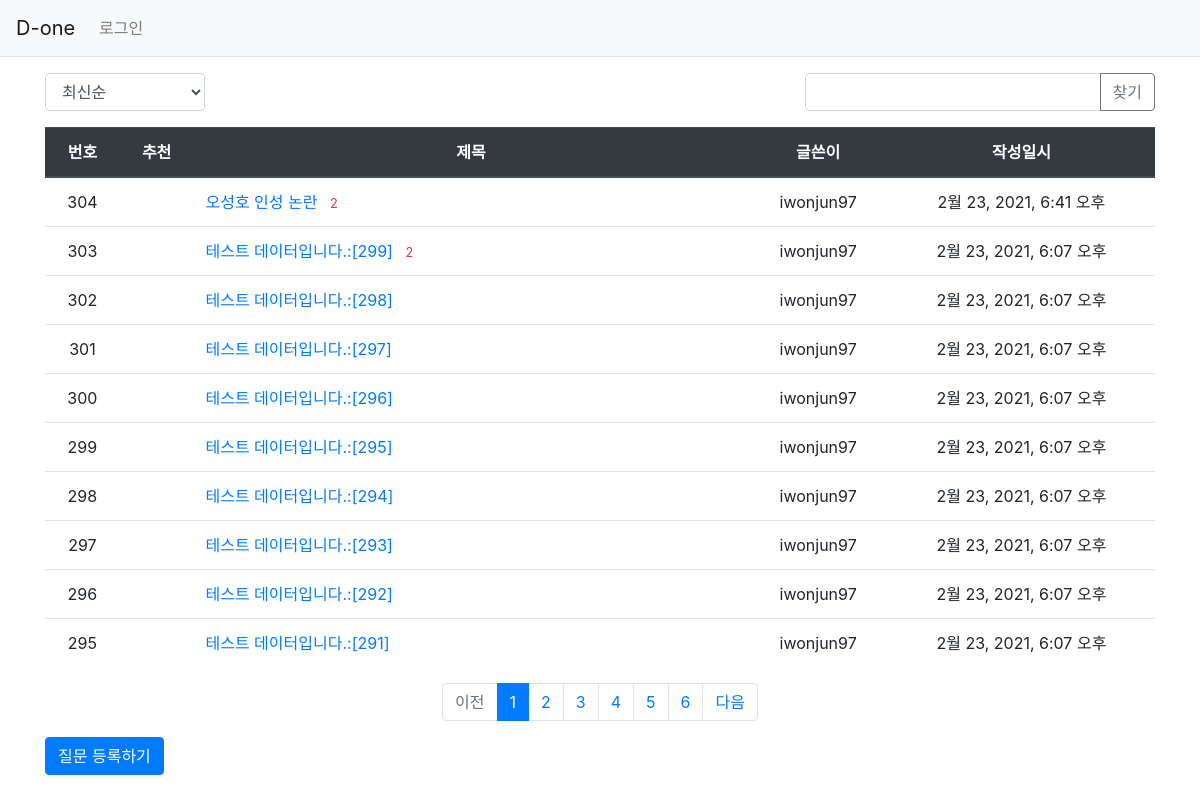
Page /pybo/ on the earlier database version.
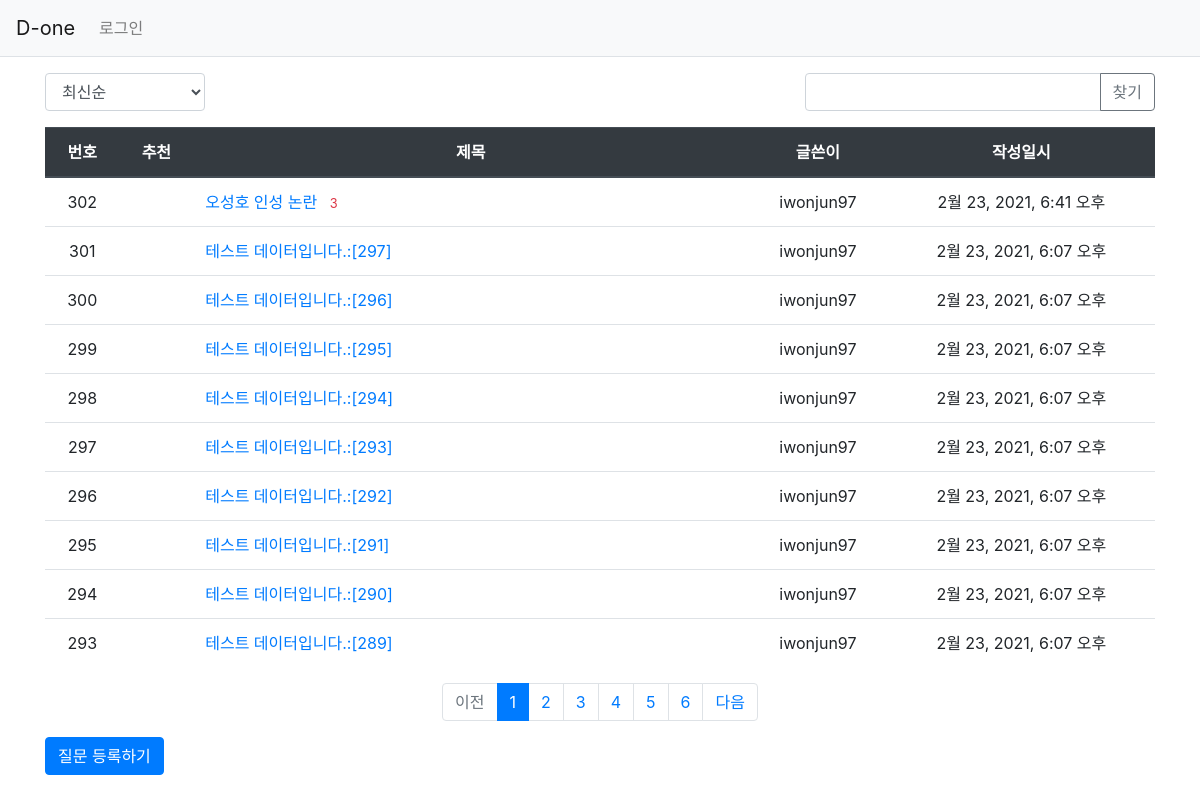
Same page on the later database version.
### pybo/models.py (models this page shows, shortened)
class Question(models.Model):
    author = models.ForeignKey(User, on_delete=models.CASCADE, related_name='author_question')
    modify_date = models.DateTimeField(null=True, blank=True) #수정 일시를 의미. null,blank = 어떤조건으로든 값을 비어둘 수 있음을 의미.
    subject = models.CharField(max_length=200)
    content = models.TextField()
    create_date = models.DateTimeField()
    voter = models.ManyToManyField(User, related_name='voter_question')

### pybo/views/base_views.py (the view, shortened to what this page needs)
# urls.py: path('', base_views.index, name='index'),
def index(request):
    page = request.GET.get('page', '1') #페이지
    kw = request.GET.get('kw', '') #검색어
    so = request.GET.get('so', 'recent') #정렬 기준
    if so == 'recommend':
        question_list = Question.objects.annotate(num_voter=Count('voter')).order_by('-num_voter', '-create_date') #annotate : 필드를 임시로 추가
    elif so == 'popular':
        question_list = Question.objects.annotate(num_answer=Count('answer')).order_by('-num_answer', '-create_date')
    else : #recent
        question_list = Question.objects.order_by('-create_date')
    paginator = Paginator(question_list, 10) #페이지 당 10개씩 보여주기
    page_obj = paginator.get_page(page)
    context = {'question_list': page_obj, 'page': page, 'kw':kw}
    return render(request, 'pybo/question_list.html', context)

### pybo/templatetags/pybo_filter.py (called while the page is built)
@register.filter
def sub(value, arg):
    return value - arg

### templates/pybo/question_list.html (shortened to what this page needs)
{% extends 'base.html' %}
{% load pybo_filter %}
{% block content %}
<div class='container my-3'>
    <div class="row justify-content-between my-3">
        <div class="col-2">
            <select class="form-control so">
                <option value = "recent" {% if so == 'recent' %} selected {% endif %}>최신순</option>
            </select>
        </div>
        <div class="col-4 input-group">
            <input type="text" class="form-control kw" value="{{ kw|default_if_none:''}}">
            <div class="input-group-append">
                <button class="btn btn-outline-secondary" type="button" id="btn_search">찾기</button>
            </div>
        </div>
    </div>
    <table class='table'>
        <thead>
        <tr class='text-center thead-dark'>
            <th>번호</th>
            <th>추천</th>
            <th style="width:50%">제목</th>
            <th>글쓴이</th>
            <th>작성일시</th>
        </tr>
        </thead>
        <tbody>
        {% if question_list %}
        {% for question in question_list %}
        <tr class="text-center">
            <td>{{ question_list.paginator.count|sub:question_list.start_index|sub:forloop.counter0|add:1 }}</td>
            <td>
            </td>
            <td class="text-left">
                <a href ="{% url 'pybo:detail' question.id %}">{{ question.subject}}</a>
                    {% if question.answer_set.count > 0 %}
                    <span class="text-danger small ml-2">
                        {{ question.answer_set.count }}
                    </span>
                    {% endif %}
            </td>
            <td>{{ question.author.username }}</td>
            <td>{{ question.create_date }}</td>
        </tr>
        {% endfor %}
        {% else %}
        <tr>
            <td colspan="3">질문이 없습니다.</td>
        </tr>
        {% endif %}
        </tbody>
    </table>
    <ul class="pagination justify-content-center">
        {% if question_list.has_previous %}
        <li class="page-item">
            <a class="page-link" data-page="{{question_list.previous_page_number}}" href="#">이전</a>
        </li>
        {% else %}
        <li class ="page-item disabled">
            <a class="page-link" tabindex="-1" aria-disabled="true" href="#">이전</a>
        </li>
        {% endif %}
        {% for page_number in question_list.paginator.page_range %}
        {% if page_number >= question_list.number|add:-5 and page_number <= question_list.number|add:5 %}
            {% if page_number == question_list.number %}
            <li class="page-item active" aria-current="page">
                <a class="page-link" data-page="{{page_number}}" href="#">{{ page_number }}</a>
            </li>
            {% else %}
            <li class="page-item">
                <a class="page-link" data-page="{{page_number}}" href="#">{{ page_number }}</a>
            </li>
            {% endif %}
        {% endif %}
        {% endfor %}
        {% if question_list.has_next %}
        <li class="page-item">
            <a class="page-link" data-page="{{question_list.next_page_number}}" href="#">다음</a>
        </li>
        {% else %}
        <li class="page-item disabled">
            <a class="page-link" tabindex="-1" aria-disabled="true" href="#">다음</a>
        </li>
        {% endif %}
    </ul>
    <a href="{% url 'pybo:question_create' %}" class="btn btn-primary">질문 등록하기</a>
</div>
{% endblock %}

Differences in the rows shown:
removed Question: paginator.count|sub "303", subject "테스트 데이터입니다.:[299]", answer_set.count "2", author.username "iwonjun97", create_date "2월 23, 2021, 6:07 오후"
removed Question: paginator.count|sub "302", subject "테스트 데이터입니다.:[298]", author.username "iwonjun97", create_date "2월 23, 2021, 6:07 오후"
changed Question "오성호 인성 논란": paginator.count|sub "304" → "302"; answer_set.count "2" → "3"
now on this page (row unchanged): Question: paginator.count|sub "294", subject "테스트 데이터입니다.:[290]", author.username "iwonjun97", create_date "2월 23, 2021, 6:07 오후"
now on this page (row unchanged): Question: paginator.count|sub "293", subject "테스트 데이터입니다.:[289]", author.username "iwonjun97", create_date "2월 23, 2021, 6:07 오후"
